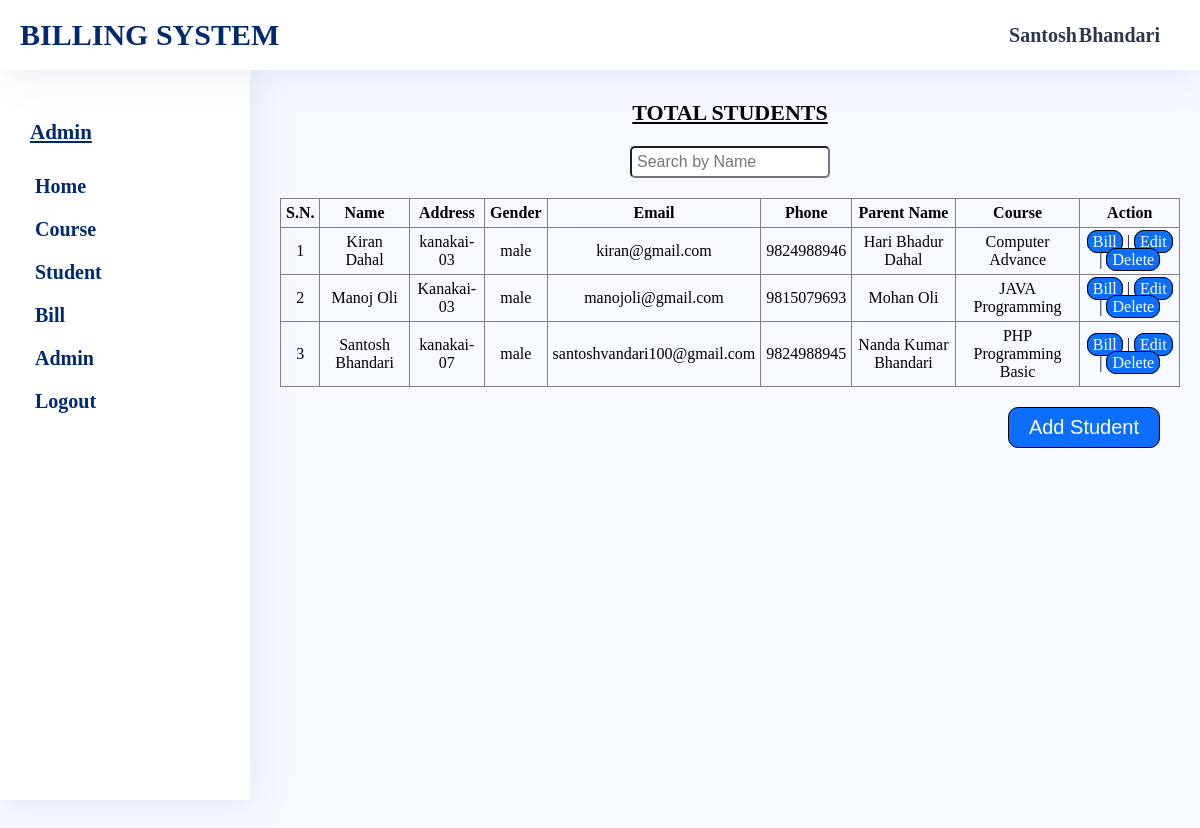
The app's page /admin/student-list.php (signed in) with its own data.
### tables this page shows
CREATE TABLE `StudentInfo` (
  `phone` varchar(15) NOT NULL,
  `name` varchar(50) NOT NULL,
  `address` varchar(50) NOT NULL,
  `email` varchar(100) DEFAULT NULL,
  `gender` varchar(10) NOT NULL,
  `parentname` varchar(50) NOT NULL,
  `cid` varchar(15) NOT NULL
);

CREATE TABLE `CourseInfo` (
  `cid` varchar(15) NOT NULL,
  `cname` varchar(200) NOT NULL,
  `price` decimal(10,2) NOT NULL
);

### admin/student-list.php (the view, shortened to what this page needs)
<?php
    include_once "head.php";
?>
    <link rel="stylesheet" href="../assets/css/admin/common-style.css">
    <link rel="stylesheet" href="../assets/css/admin/student-list.css">
    <link rel="stylesheet" href="../assets/css/admin/ButtonDesign.css">
    <link rel="stylesheet" href="../assets/css/admin/message.css"/>
<?php
    include_once "sidebar.php";
?>
        <section class="student-list-container main-container">
            <div class="student-list">
                <h3>Total Students</h3>
                    <div class="search-option">
                        <div class="form">
                            <input type="text" name="name" id="namesearch" placeholder="Search by Name" />
                        </div>
                    </div>
                <table border="1">
                    <thead>
                        <tr>
                            <th>S.N.</th>
                            <th>Name</th>
                            <th>Address</th>
                            <th>Gender</th>
                            <th>Email</th>
                            <th>Phone</th>
                            <th>Parent Name</th>
                            <th>Course</th>
                            <th>Action</th>
                        </tr>
                    </thead>
                    <tbody>
                        <?php
                            $read = "SELECT * FROM StudentInfo,CourseInfo WHERE StudentInfo.cid=CourseInfo.cid ORDER BY StudentInfo.name;";
                            if ($result=$con->query($read)) {
                                $num=0;
                                while ($row=$result->fetch_assoc()){
                                    $num++;
                                    $disp="<tr><td>$num</td>
                                    <td>".$row['name']."</td>
                                    <td>".$row['address']."</td>
                                    <td>".$row['gender']."</td>
                                    <td>".$row['email']."</td>
                                    <td>".$row['phone']."</td>
                                    <td>".$row['parentname']."</td>
                                    <td>".$row['cname']."</td>
                                    <td><a href='student-bill.php?phone=".$row['phone']."'>Bill</a> | <a href='edit-student.php?phone=".$row['phone']."'>Edit</a> | <a href='delete-student.php?phone=".$row['phone']."' onclick='return Check()'>Delete</a></td>";
                                    echo $disp;
                                }
                            }else{
                                echo "Error";
                            }
                        ?>
                    </tbody>
                </table>
                <div class="btn-wrapper">
                    <button><a href="add-student.php">Add Student</a></button>
                </div>
            </div>
        </section>
    </main>
</body>
</html>

### assets/css/admin/common-style.css (style rules this page uses)
* { margin: 0; padding: 0; box-sizing: border-box; }
body { background-color: #f6f9ff; }
.main-container { min-height: 100vh; margin: 70px 0 0 260px; padding: 20px; }

### assets/css/admin/student-list.css (style rules this page uses)
.search-option { display: flex; justify-content: center; align-items: center; width: 100%; margin: 20px 0; }
.search-option .form input { font-size: 16px; padding: 5px 5px; width: 200px; border-radius: 5px; outline: none; }
.student-list-container { display: flex; justify-content: center; }
.student-list { overflow-x: scroll; }
.student-list h3 { margin: 10px 0 20px; font-size: 22px; text-decoration: underline; text-transform: uppercase; text-align: center; }
.student-list table { border-collapse: collapse; padding: 10px; text-align: center; }
.student-list table tr { margin: 10px; }
.student-list table tr td,th { padding: 5px; }
.student-list table tr td a { text-decoration: none; background: #0d6efd; color: #fff; font-weight: 400; padding: 2px 5px; border: 1px solid #000; border-radius: 10px; }

### assets/css/admin/ButtonDesign.css (style rules this page uses)
.btn-wrapper { margin: 20px 0; text-align:right; }
.btn-wrapper button { margin-right:20px; background: #0d6efd; color:#fff; font-size: 20px; font-weight: 400; padding: 8px 20px; border: 1px solid #000; border-radius: 10px; cursor: pointer; transition: all .5s linear; }
button a { text-decoration:none; color:#fff; }

### records on screen
studentinfo: name "Kiran Dahal", address "kanakai-03", gender "male", email "kiran@gmail.com", phone "9824988946", parentname "Hari Bhadur Dahal", cid.cname "Computer Advance"
studentinfo: name "Manoj Oli", address "Kanakai-03", gender "male", email "manojoli@gmail.com", phone "9815079693", parentname "Mohan Oli", cid.cname "JAVA Programming"
studentinfo: name "Santosh Bhandari", address "kanakai-07", gender "male", email "santoshvandari100@gmail.com", phone "9824988945", parentname "Nanda Kumar Bhandari", cid.cname "PHP Programming Basic"

### other values on screen
$_SESSION['adminfullname'] "Santosh Bhandari"
